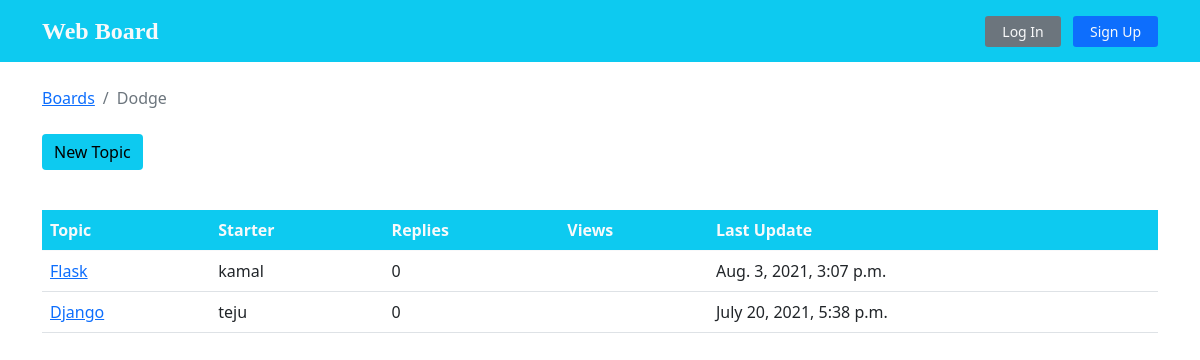
/Dodge/, run on the app's committed database.
### boards/models.py (models this page shows, shortened)
class Board(models.Model):
    name = models.CharField(max_length=99, unique=True)
    description = models.CharField(max_length=200)

class Topic(models.Model):
    subject = models.CharField(max_length=99)
    created_at = models.DateTimeField(auto_now_add=True)
    board = models.ForeignKey(Board, on_delete=models.CASCADE, related_name='topics')
    starter = models.ForeignKey(User, on_delete= models.CASCADE, related_name='topics')
    message = models.TextField(max_length=250)

### boards/views.py (the view)
# urls.py: url(r'^(?P<board_name>[\w\-\ ]+)add/$', views.submit_form, name='add-topic'),
def topic(request, board_name):
    topic_list = Topic.objects.filter(board__name = board_name).order_by('-created_at')
    topic_form = TopicForm()
    ctx = {'topics': topic_list, 'login_form':loginform, 'signup_form': signupform, 'topic_form':topic_form}
    return render(request, 'topic.html', ctx)

### boards/templatetags/custom_tags.py (called while the page is built)
def remove_slash(url):
    if 'add' in url:
        return url.replace('/add/','').replace('/','')
    return url.replace('/','')

### templates/topic.html (shortened to what this page needs)
{% extends 'base.html' %}
{% load custom_tags %}
{% block content %}
<div class="container my-3">
  <ol class="breadcrumb my-4">
      <li class="breadcrumb-item">  <a href="{% url 'boards:home' %}">Boards</a></li>
    <li class="breadcrumb-item active">{{ request.path|remove_slash  }}</li>
  </ol>
  {% if user.is_authenticated %}
  <button type="button" class="btn btn-info border-0" data-bs-toggle="modal" data-bs-target="#newtopic" >New Topic</button>
  {% else %}
  <button type="button"  data-bs-toggle="modal" data-bs-target="#login"  class="btn btn-info mb-3 ml-4 border-0">New Topic</button>
  {% endif %}
  <table class="table mt-4">
    <thead class="thead-inverse bg-info text-light">
      <tr>
        <th>Topic</th>
        <th>Starter</th>
        <th>Replies</th>
        <th>Views</th>
        <th>Last Update</th>
      </tr>
    </thead>
    <tbody>
      {% for topic in topics %}
      <tr>
        <td>
          <a href="{% url 'boards:topic-post' topic.board.name topic.subject topic.pk %}">
            {{ topic.subject }}
          </a>
        </td>
        <td class="align-middle">{{ topic.starter.username }}</td>
        <td class="align-middle">0</td>
        <td></td>
        <td>{{ topic.created_at}}</td>
      </tr>
      {% endfor %}
    </tbody>
  </table>
  </div>
{% endblock %}

### data on the page
Board: path|remove_slash "Dodge"
Topic: subject "Flask", starter.username "kamal", created_at "Aug. 3, 2021, 3:07 p.m."
Topic: subject "Django", starter.username "teju", created_at "July 20, 2021, 5:38 p.m."
